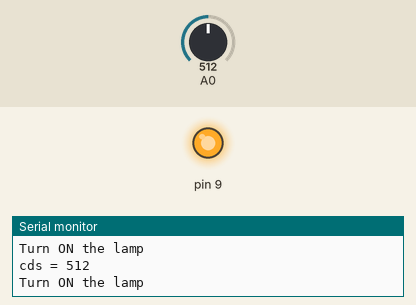
Recording of a sketch running on a simulated Arduino Uno, built with avr-gcc and run on an emulated ATmega328P. On the bench: output pins drawn as LEDs (lit = HIGH), the last lines printed to the serial monitor. The inputs (shaded band) are chosen by the test bench; at power-on: A0 = 512.

Above: at 2.8 s.
2.9 s: A0 set to 312
5.6 s: A0 set to 290
At 6.6 s:
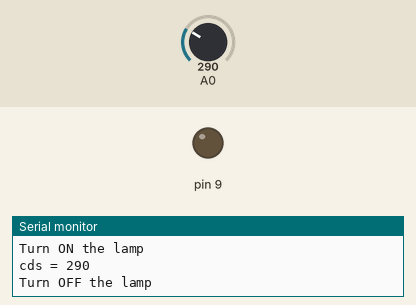
8.3 s: A0 set to 306
At 10.9 s:
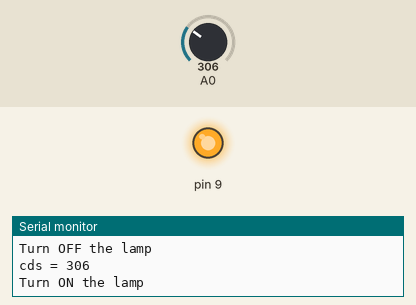
11.5 s: A0 set to 122
At 12.5 s:
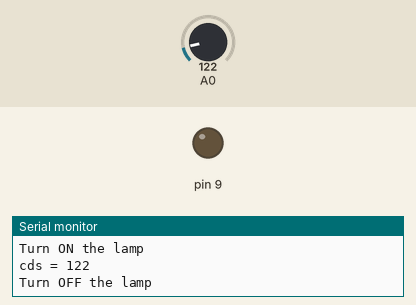
Timing chart, 0 to 14.5 s (numbered marks = the images above; inputs shaded):
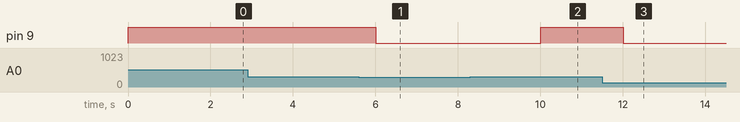

Measured:
- the behaviour switches between 301 and 300 on A0 (found by bisection; images 0 and 1)
- after the input at 5.6 s, pin 9: HIGH → LOW after 0.40 s
- after the input at 8.3 s, pin 9: LOW → HIGH after 1.7 s
- after the input at 11.5 s, pin 9: HIGH → LOW after 0.50 s

The sketch:

Serial_smartled.ino
```cpp
// 조도센서를 이용하여 어두워지면 LED를 켜고 밝으면 LED를 끔
// 스마트 가로등의 프로토타입 (횡단보도,신호등)

void setup() {
  pinMode(9,OUTPUT);
  Serial.begin(115200);

}

void loop() {
  int cdsValue=analogRead(A0);

  Serial.print("cds = ");
  Serial.println(cdsValue);

  if(cdsValue>300) // 조도값이 300이상인경우(어두움)
  {
    Serial.println("Turn ON the lamp");
    analogWrite(9,255);
  }
  else{
    Serial.println("Turn OFF the lamp");
    analogWrite(9,0);
  }
  delay(2000);
}
```
